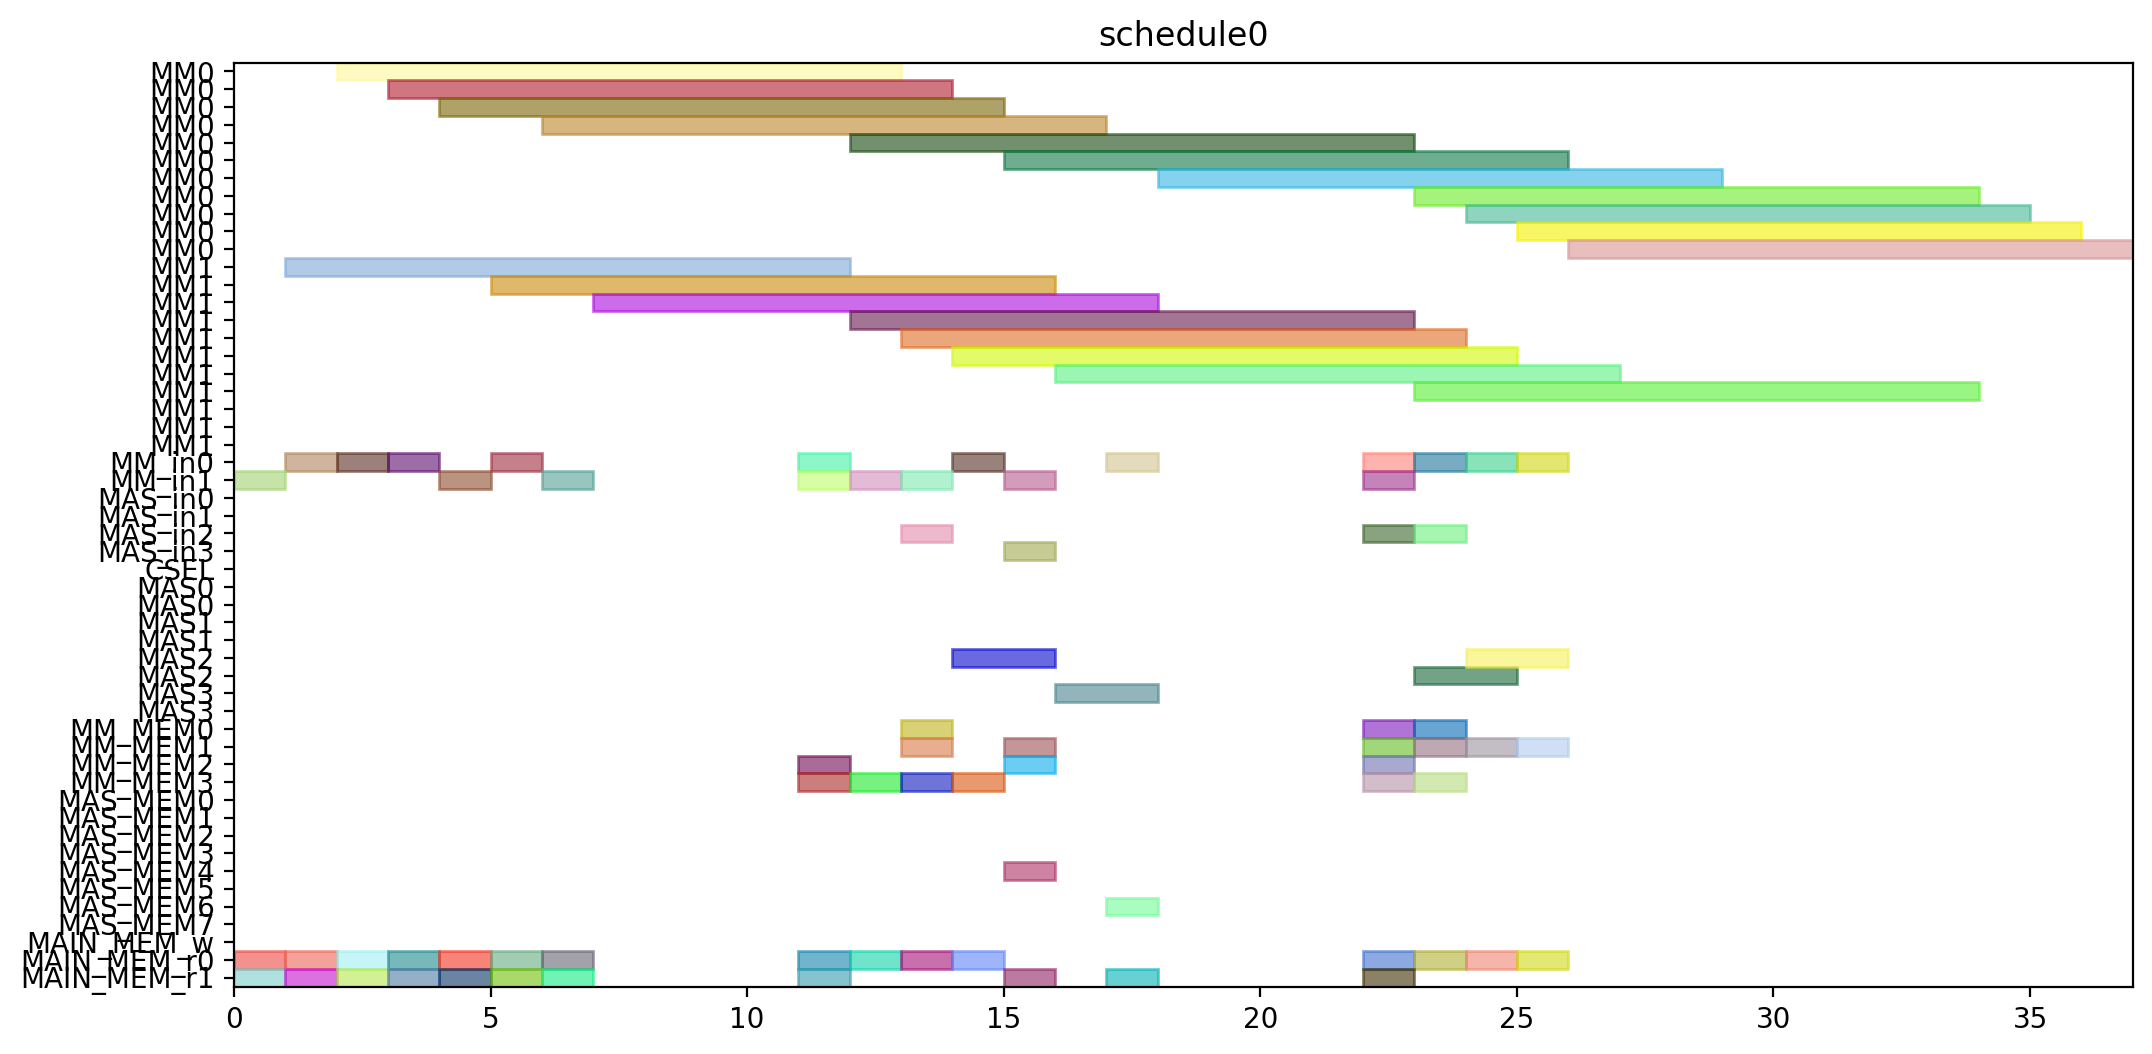

Generate this figure with Python:
from pyschedule import Scenario, solvers, plotters, alt


def solve():
	horizon = 120
	S = Scenario("schedule0", horizon=horizon)

	# resource
	MM = S.Resources('MM', num=2, size=11)
	MM_in = S.Resources('MM_in', num=2)
	MAS_in = S.Resources('MAS_in', num=4)
	CSEL = S.Resource('CSEL')
	MAS = S.Resources('MAS', num=4, size=2, periods=range(1, horizon))
	MM_MEM = S.Resources('MM_MEM', num=4)
	MAS_MEM = S.Resources('MAS_MEM', num=8)
	MAIN_MEM_w = S.Resource('MAIN_MEM_w', size=1)
	MAIN_MEM_r = S.Resources('MAIN_MEM_r', num=2)

	# result of previous scheduling

	# new tasks
	Z_exp2 = S.Task('Z_exp2', length=11, delay_cost=1)
	Z_exp2 += alt(MM)
	Z_exp2_in = S.Task('Z_exp2_in', length=1, delay_cost=1)
	Z_exp2_in += alt(MM_in)
	S += Z_exp2_in*MM_in[0]<=Z_exp2*MM[0]
	S += Z_exp2_in*MM_in[1]<=Z_exp2*MM[1]
	Z_exp2_mem0 = S.Task('Z_exp2_mem0', length=1, delay_cost=1)
	Z_exp2_mem0 += MAIN_MEM_r[0]
	S += Z_exp2_mem0 <= Z_exp2

	Z_exp2_mem1 = S.Task('Z_exp2_mem1', length=1, delay_cost=1)
	Z_exp2_mem1 += MAIN_MEM_r[1]
	S += Z_exp2_mem1 <= Z_exp2

	NX0 = S.Task('NX0', length=11, delay_cost=1)
	NX0 += alt(MM)
	NX0_in = S.Task('NX0_in', length=1, delay_cost=1)
	NX0_in += alt(MM_in)
	S += NX0_in*MM_in[0]<=NX0*MM[0]
	S += NX0_in*MM_in[1]<=NX0*MM[1]
	NX0_mem0 = S.Task('NX0_mem0', length=1, delay_cost=1)
	NX0_mem0 += MAIN_MEM_r[0]
	S += NX0_mem0 <= NX0

	NX0_mem1 = S.Task('NX0_mem1', length=1, delay_cost=1)
	NX0_mem1 += MAIN_MEM_r[1]
	S += NX0_mem1 <= NX0

	k0_10_Z1 = S.Task('k0_10_Z1', length=11, delay_cost=1)
	k0_10_Z1 += alt(MM)
	k0_10_Z1_in = S.Task('k0_10_Z1_in', length=1, delay_cost=1)
	k0_10_Z1_in += alt(MM_in)
	S += k0_10_Z1_in*MM_in[0]<=k0_10_Z1*MM[0]
	S += k0_10_Z1_in*MM_in[1]<=k0_10_Z1*MM[1]
	k0_10_Z1_mem0 = S.Task('k0_10_Z1_mem0', length=1, delay_cost=1)
	k0_10_Z1_mem0 += MAIN_MEM_r[0]
	S += k0_10_Z1_mem0 <= k0_10_Z1

	k0_10_Z1_mem1 = S.Task('k0_10_Z1_mem1', length=1, delay_cost=1)
	k0_10_Z1_mem1 += MAIN_MEM_r[1]
	S += k0_10_Z1_mem1 <= k0_10_Z1

	DX0 = S.Task('DX0', length=11, delay_cost=1)
	DX0 += alt(MM)
	DX0_in = S.Task('DX0_in', length=1, delay_cost=1)
	DX0_in += alt(MM_in)
	S += DX0_in*MM_in[0]<=DX0*MM[0]
	S += DX0_in*MM_in[1]<=DX0*MM[1]
	DX0_mem0 = S.Task('DX0_mem0', length=1, delay_cost=1)
	DX0_mem0 += MAIN_MEM_r[0]
	S += DX0_mem0 <= DX0

	DX0_mem1 = S.Task('DX0_mem1', length=1, delay_cost=1)
	DX0_mem1 += MAIN_MEM_r[1]
	S += DX0_mem1 <= DX0

	NY0 = S.Task('NY0', length=11, delay_cost=1)
	NY0 += alt(MM)
	NY0_in = S.Task('NY0_in', length=1, delay_cost=1)
	NY0_in += alt(MM_in)
	S += NY0_in*MM_in[0]<=NY0*MM[0]
	S += NY0_in*MM_in[1]<=NY0*MM[1]
	NY0_mem0 = S.Task('NY0_mem0', length=1, delay_cost=1)
	NY0_mem0 += MAIN_MEM_r[0]
	S += NY0_mem0 <= NY0

	NY0_mem1 = S.Task('NY0_mem1', length=1, delay_cost=1)
	NY0_mem1 += MAIN_MEM_r[1]
	S += NY0_mem1 <= NY0

	k2_14_Z1 = S.Task('k2_14_Z1', length=11, delay_cost=1)
	k2_14_Z1 += alt(MM)
	k2_14_Z1_in = S.Task('k2_14_Z1_in', length=1, delay_cost=1)
	k2_14_Z1_in += alt(MM_in)
	S += k2_14_Z1_in*MM_in[0]<=k2_14_Z1*MM[0]
	S += k2_14_Z1_in*MM_in[1]<=k2_14_Z1*MM[1]
	k2_14_Z1_mem0 = S.Task('k2_14_Z1_mem0', length=1, delay_cost=1)
	k2_14_Z1_mem0 += MAIN_MEM_r[0]
	S += k2_14_Z1_mem0 <= k2_14_Z1

	k2_14_Z1_mem1 = S.Task('k2_14_Z1_mem1', length=1, delay_cost=1)
	k2_14_Z1_mem1 += MAIN_MEM_r[1]
	S += k2_14_Z1_mem1 <= k2_14_Z1

	DY0 = S.Task('DY0', length=11, delay_cost=1)
	DY0 += alt(MM)
	DY0_in = S.Task('DY0_in', length=1, delay_cost=1)
	DY0_in += alt(MM_in)
	S += DY0_in*MM_in[0]<=DY0*MM[0]
	S += DY0_in*MM_in[1]<=DY0*MM[1]
	DY0_mem0 = S.Task('DY0_mem0', length=1, delay_cost=1)
	DY0_mem0 += MAIN_MEM_r[0]
	S += DY0_mem0 <= DY0

	DY0_mem1 = S.Task('DY0_mem1', length=1, delay_cost=1)
	DY0_mem1 += MAIN_MEM_r[1]
	S += DY0_mem1 <= DY0

	Z_exp3 = S.Task('Z_exp3', length=11, delay_cost=1)
	Z_exp3 += alt(MM)
	Z_exp3_in = S.Task('Z_exp3_in', length=1, delay_cost=1)
	Z_exp3_in += alt(MM_in)
	S += Z_exp3_in*MM_in[0]<=Z_exp3*MM[0]
	S += Z_exp3_in*MM_in[1]<=Z_exp3*MM[1]
	Z_exp3_mem0 = S.Task('Z_exp3_mem0', length=1, delay_cost=1)
	Z_exp3_mem0 += alt(MM_MEM)
	S += (Z_exp2*MM[0])-1 < Z_exp3_mem0*MM_MEM[0]
	S += (Z_exp2*MM[1])-1 < Z_exp3_mem0*MM_MEM[2]
	S += Z_exp3_mem0 <= Z_exp3

	Z_exp3_mem1 = S.Task('Z_exp3_mem1', length=1, delay_cost=1)
	Z_exp3_mem1 += MAIN_MEM_r[1]
	S += Z_exp3_mem1 <= Z_exp3

	NX1_ = S.Task('NX1_', length=2, delay_cost=1)
	NX1_ += alt(MAS)
	NX1__in = S.Task('NX1__in', length=1, delay_cost=1)
	NX1__in += alt(MAS_in)
	S += NX1__in*MAS_in[0]<=NX1_*MAS[0]

	S += NX1__in*MAS_in[1]<=NX1_*MAS[1]

	S += NX1__in*MAS_in[2]<=NX1_*MAS[2]

	S += NX1__in*MAS_in[3]<=NX1_*MAS[3]

	NX1__mem0 = S.Task('NX1__mem0', length=1, delay_cost=1)
	NX1__mem0 += alt(MM_MEM)
	S += (NX0*MM[0])-1 < NX1__mem0*MM_MEM[0]
	S += (NX0*MM[1])-1 < NX1__mem0*MM_MEM[2]
	S += NX1__mem0 <= NX1_

	NX1__mem1 = S.Task('NX1__mem1', length=1, delay_cost=1)
	NX1__mem1 += alt(MM_MEM)
	S += (k0_10_Z1*MM[0])-1 < NX1__mem1*MM_MEM[1]
	S += (k0_10_Z1*MM[1])-1 < NX1__mem1*MM_MEM[3]
	S += NX1__mem1 <= NX1_

	k0_9_Z2 = S.Task('k0_9_Z2', length=11, delay_cost=1)
	k0_9_Z2 += alt(MM)
	k0_9_Z2_in = S.Task('k0_9_Z2_in', length=1, delay_cost=1)
	k0_9_Z2_in += alt(MM_in)
	S += k0_9_Z2_in*MM_in[0]<=k0_9_Z2*MM[0]
	S += k0_9_Z2_in*MM_in[1]<=k0_9_Z2*MM[1]
	k0_9_Z2_mem0 = S.Task('k0_9_Z2_mem0', length=1, delay_cost=1)
	k0_9_Z2_mem0 += MAIN_MEM_r[0]
	S += k0_9_Z2_mem0 <= k0_9_Z2

	k0_9_Z2_mem1 = S.Task('k0_9_Z2_mem1', length=1, delay_cost=1)
	k0_9_Z2_mem1 += alt(MM_MEM)
	S += (Z_exp2*MM[0])-1 < k0_9_Z2_mem1*MM_MEM[1]
	S += (Z_exp2*MM[1])-1 < k0_9_Z2_mem1*MM_MEM[3]
	S += k0_9_Z2_mem1 <= k0_9_Z2

	k1_9_Z2 = S.Task('k1_9_Z2', length=11, delay_cost=1)
	k1_9_Z2 += alt(MM)
	k1_9_Z2_in = S.Task('k1_9_Z2_in', length=1, delay_cost=1)
	k1_9_Z2_in += alt(MM_in)
	S += k1_9_Z2_in*MM_in[0]<=k1_9_Z2*MM[0]
	S += k1_9_Z2_in*MM_in[1]<=k1_9_Z2*MM[1]
	k1_9_Z2_mem0 = S.Task('k1_9_Z2_mem0', length=1, delay_cost=1)
	k1_9_Z2_mem0 += MAIN_MEM_r[0]
	S += k1_9_Z2_mem0 <= k1_9_Z2

	k1_9_Z2_mem1 = S.Task('k1_9_Z2_mem1', length=1, delay_cost=1)
	k1_9_Z2_mem1 += alt(MM_MEM)
	S += (Z_exp2*MM[0])-1 < k1_9_Z2_mem1*MM_MEM[1]
	S += (Z_exp2*MM[1])-1 < k1_9_Z2_mem1*MM_MEM[3]
	S += k1_9_Z2_mem1 <= k1_9_Z2

	NY1_ = S.Task('NY1_', length=2, delay_cost=1)
	NY1_ += alt(MAS)
	NY1__in = S.Task('NY1__in', length=1, delay_cost=1)
	NY1__in += alt(MAS_in)
	S += NY1__in*MAS_in[0]<=NY1_*MAS[0]

	S += NY1__in*MAS_in[1]<=NY1_*MAS[1]

	S += NY1__in*MAS_in[2]<=NY1_*MAS[2]

	S += NY1__in*MAS_in[3]<=NY1_*MAS[3]

	NY1__mem0 = S.Task('NY1__mem0', length=1, delay_cost=1)
	NY1__mem0 += alt(MM_MEM)
	S += (NY0*MM[0])-1 < NY1__mem0*MM_MEM[0]
	S += (NY0*MM[1])-1 < NY1__mem0*MM_MEM[2]
	S += NY1__mem0 <= NY1_

	NY1__mem1 = S.Task('NY1__mem1', length=1, delay_cost=1)
	NY1__mem1 += alt(MM_MEM)
	S += (k2_14_Z1*MM[0])-1 < NY1__mem1*MM_MEM[1]
	S += (k2_14_Z1*MM[1])-1 < NY1__mem1*MM_MEM[3]
	S += NY1__mem1 <= NY1_

	k2_13_Z2 = S.Task('k2_13_Z2', length=11, delay_cost=1)
	k2_13_Z2 += alt(MM)
	k2_13_Z2_in = S.Task('k2_13_Z2_in', length=1, delay_cost=1)
	k2_13_Z2_in += alt(MM_in)
	S += k2_13_Z2_in*MM_in[0]<=k2_13_Z2*MM[0]
	S += k2_13_Z2_in*MM_in[1]<=k2_13_Z2*MM[1]
	k2_13_Z2_mem0 = S.Task('k2_13_Z2_mem0', length=1, delay_cost=1)
	k2_13_Z2_mem0 += MAIN_MEM_r[0]
	S += k2_13_Z2_mem0 <= k2_13_Z2

	k2_13_Z2_mem1 = S.Task('k2_13_Z2_mem1', length=1, delay_cost=1)
	k2_13_Z2_mem1 += alt(MM_MEM)
	S += (Z_exp2*MM[0])-1 < k2_13_Z2_mem1*MM_MEM[1]
	S += (Z_exp2*MM[1])-1 < k2_13_Z2_mem1*MM_MEM[3]
	S += k2_13_Z2_mem1 <= k2_13_Z2

	k3_14_Z2 = S.Task('k3_14_Z2', length=11, delay_cost=1)
	k3_14_Z2 += alt(MM)
	k3_14_Z2_in = S.Task('k3_14_Z2_in', length=1, delay_cost=1)
	k3_14_Z2_in += alt(MM_in)
	S += k3_14_Z2_in*MM_in[0]<=k3_14_Z2*MM[0]
	S += k3_14_Z2_in*MM_in[1]<=k3_14_Z2*MM[1]
	k3_14_Z2_mem0 = S.Task('k3_14_Z2_mem0', length=1, delay_cost=1)
	k3_14_Z2_mem0 += MAIN_MEM_r[0]
	S += k3_14_Z2_mem0 <= k3_14_Z2

	k3_14_Z2_mem1 = S.Task('k3_14_Z2_mem1', length=1, delay_cost=1)
	k3_14_Z2_mem1 += alt(MM_MEM)
	S += (Z_exp2*MM[0])-1 < k3_14_Z2_mem1*MM_MEM[1]
	S += (Z_exp2*MM[1])-1 < k3_14_Z2_mem1*MM_MEM[3]
	S += k3_14_Z2_mem1 <= k3_14_Z2

	Z_exp4 = S.Task('Z_exp4', length=11, delay_cost=1)
	Z_exp4 += alt(MM)
	Z_exp4_in = S.Task('Z_exp4_in', length=1, delay_cost=1)
	Z_exp4_in += alt(MM_in)
	S += Z_exp4_in*MM_in[0]<=Z_exp4*MM[0]
	S += Z_exp4_in*MM_in[1]<=Z_exp4*MM[1]
	Z_exp4_mem0 = S.Task('Z_exp4_mem0', length=1, delay_cost=1)
	Z_exp4_mem0 += alt(MM_MEM)
	S += (Z_exp3*MM[0])-1 < Z_exp4_mem0*MM_MEM[0]
	S += (Z_exp3*MM[1])-1 < Z_exp4_mem0*MM_MEM[2]
	S += Z_exp4_mem0 <= Z_exp4

	Z_exp4_mem1 = S.Task('Z_exp4_mem1', length=1, delay_cost=1)
	Z_exp4_mem1 += MAIN_MEM_r[1]
	S += Z_exp4_mem1 <= Z_exp4

	NX1 = S.Task('NX1', length=11, delay_cost=1)
	NX1 += alt(MM)
	NX1_in = S.Task('NX1_in', length=1, delay_cost=1)
	NX1_in += alt(MM_in)
	S += NX1_in*MM_in[0]<=NX1*MM[0]
	S += NX1_in*MM_in[1]<=NX1*MM[1]
	NX1_mem0 = S.Task('NX1_mem0', length=1, delay_cost=1)
	NX1_mem0 += alt(MAS_MEM)
	S += (NX1_*MAS[0])-1 < NX1_mem0*MAS_MEM[0]
	S += (NX1_*MAS[1])-1 < NX1_mem0*MAS_MEM[2]
	S += (NX1_*MAS[2])-1 < NX1_mem0*MAS_MEM[4]
	S += (NX1_*MAS[3])-1 < NX1_mem0*MAS_MEM[6]
	S += NX1_mem0 <= NX1

	NX1_mem1 = S.Task('NX1_mem1', length=1, delay_cost=1)
	NX1_mem1 += MAIN_MEM_r[1]
	S += NX1_mem1 <= NX1

	k0_8_Z3 = S.Task('k0_8_Z3', length=11, delay_cost=1)
	k0_8_Z3 += alt(MM)
	k0_8_Z3_in = S.Task('k0_8_Z3_in', length=1, delay_cost=1)
	k0_8_Z3_in += alt(MM_in)
	S += k0_8_Z3_in*MM_in[0]<=k0_8_Z3*MM[0]
	S += k0_8_Z3_in*MM_in[1]<=k0_8_Z3*MM[1]
	k0_8_Z3_mem0 = S.Task('k0_8_Z3_mem0', length=1, delay_cost=1)
	k0_8_Z3_mem0 += MAIN_MEM_r[0]
	S += k0_8_Z3_mem0 <= k0_8_Z3

	k0_8_Z3_mem1 = S.Task('k0_8_Z3_mem1', length=1, delay_cost=1)
	k0_8_Z3_mem1 += alt(MM_MEM)
	S += (Z_exp3*MM[0])-1 < k0_8_Z3_mem1*MM_MEM[1]
	S += (Z_exp3*MM[1])-1 < k0_8_Z3_mem1*MM_MEM[3]
	S += k0_8_Z3_mem1 <= k0_8_Z3

	DX1_ = S.Task('DX1_', length=2, delay_cost=1)
	DX1_ += alt(MAS)
	DX1__in = S.Task('DX1__in', length=1, delay_cost=1)
	DX1__in += alt(MAS_in)
	S += DX1__in*MAS_in[0]<=DX1_*MAS[0]

	S += DX1__in*MAS_in[1]<=DX1_*MAS[1]

	S += DX1__in*MAS_in[2]<=DX1_*MAS[2]

	S += DX1__in*MAS_in[3]<=DX1_*MAS[3]

	DX1__mem0 = S.Task('DX1__mem0', length=1, delay_cost=1)
	DX1__mem0 += alt(MM_MEM)
	S += (DX0*MM[0])-1 < DX1__mem0*MM_MEM[0]
	S += (DX0*MM[1])-1 < DX1__mem0*MM_MEM[2]
	S += DX1__mem0 <= DX1_

	DX1__mem1 = S.Task('DX1__mem1', length=1, delay_cost=1)
	DX1__mem1 += alt(MM_MEM)
	S += (k1_9_Z2*MM[0])-1 < DX1__mem1*MM_MEM[1]
	S += (k1_9_Z2*MM[1])-1 < DX1__mem1*MM_MEM[3]
	S += DX1__mem1 <= DX1_

	k1_8_Z3 = S.Task('k1_8_Z3', length=11, delay_cost=1)
	k1_8_Z3 += alt(MM)
	k1_8_Z3_in = S.Task('k1_8_Z3_in', length=1, delay_cost=1)
	k1_8_Z3_in += alt(MM_in)
	S += k1_8_Z3_in*MM_in[0]<=k1_8_Z3*MM[0]
	S += k1_8_Z3_in*MM_in[1]<=k1_8_Z3*MM[1]
	k1_8_Z3_mem0 = S.Task('k1_8_Z3_mem0', length=1, delay_cost=1)
	k1_8_Z3_mem0 += MAIN_MEM_r[0]
	S += k1_8_Z3_mem0 <= k1_8_Z3

	k1_8_Z3_mem1 = S.Task('k1_8_Z3_mem1', length=1, delay_cost=1)
	k1_8_Z3_mem1 += alt(MM_MEM)
	S += (Z_exp3*MM[0])-1 < k1_8_Z3_mem1*MM_MEM[1]
	S += (Z_exp3*MM[1])-1 < k1_8_Z3_mem1*MM_MEM[3]
	S += k1_8_Z3_mem1 <= k1_8_Z3

	NY1 = S.Task('NY1', length=11, delay_cost=1)
	NY1 += alt(MM)
	NY1_in = S.Task('NY1_in', length=1, delay_cost=1)
	NY1_in += alt(MM_in)
	S += NY1_in*MM_in[0]<=NY1*MM[0]
	S += NY1_in*MM_in[1]<=NY1*MM[1]
	NY1_mem0 = S.Task('NY1_mem0', length=1, delay_cost=1)
	NY1_mem0 += alt(MAS_MEM)
	S += (NY1_*MAS[0])-1 < NY1_mem0*MAS_MEM[0]
	S += (NY1_*MAS[1])-1 < NY1_mem0*MAS_MEM[2]
	S += (NY1_*MAS[2])-1 < NY1_mem0*MAS_MEM[4]
	S += (NY1_*MAS[3])-1 < NY1_mem0*MAS_MEM[6]
	S += NY1_mem0 <= NY1

	NY1_mem1 = S.Task('NY1_mem1', length=1, delay_cost=1)
	NY1_mem1 += MAIN_MEM_r[1]
	S += NY1_mem1 <= NY1

	k2_12_Z3 = S.Task('k2_12_Z3', length=11, delay_cost=1)
	k2_12_Z3 += alt(MM)
	k2_12_Z3_in = S.Task('k2_12_Z3_in', length=1, delay_cost=1)
	k2_12_Z3_in += alt(MM_in)
	S += k2_12_Z3_in*MM_in[0]<=k2_12_Z3*MM[0]
	S += k2_12_Z3_in*MM_in[1]<=k2_12_Z3*MM[1]
	k2_12_Z3_mem0 = S.Task('k2_12_Z3_mem0', length=1, delay_cost=1)
	k2_12_Z3_mem0 += MAIN_MEM_r[0]
	S += k2_12_Z3_mem0 <= k2_12_Z3

	k2_12_Z3_mem1 = S.Task('k2_12_Z3_mem1', length=1, delay_cost=1)
	k2_12_Z3_mem1 += alt(MM_MEM)
	S += (Z_exp3*MM[0])-1 < k2_12_Z3_mem1*MM_MEM[1]
	S += (Z_exp3*MM[1])-1 < k2_12_Z3_mem1*MM_MEM[3]
	S += k2_12_Z3_mem1 <= k2_12_Z3

	DY1_ = S.Task('DY1_', length=2, delay_cost=1)
	DY1_ += alt(MAS)
	DY1__in = S.Task('DY1__in', length=1, delay_cost=1)
	DY1__in += alt(MAS_in)
	S += DY1__in*MAS_in[0]<=DY1_*MAS[0]

	S += DY1__in*MAS_in[1]<=DY1_*MAS[1]

	S += DY1__in*MAS_in[2]<=DY1_*MAS[2]

	S += DY1__in*MAS_in[3]<=DY1_*MAS[3]

	DY1__mem0 = S.Task('DY1__mem0', length=1, delay_cost=1)
	DY1__mem0 += alt(MM_MEM)
	S += (DY0*MM[0])-1 < DY1__mem0*MM_MEM[0]
	S += (DY0*MM[1])-1 < DY1__mem0*MM_MEM[2]
	S += DY1__mem0 <= DY1_

	DY1__mem1 = S.Task('DY1__mem1', length=1, delay_cost=1)
	DY1__mem1 += alt(MM_MEM)
	S += (k3_14_Z2*MM[0])-1 < DY1__mem1*MM_MEM[1]
	S += (k3_14_Z2*MM[1])-1 < DY1__mem1*MM_MEM[3]
	S += DY1__mem1 <= DY1_

	k3_13_Z3 = S.Task('k3_13_Z3', length=11, delay_cost=1)
	k3_13_Z3 += alt(MM)
	k3_13_Z3_in = S.Task('k3_13_Z3_in', length=1, delay_cost=1)
	k3_13_Z3_in += alt(MM_in)
	S += k3_13_Z3_in*MM_in[0]<=k3_13_Z3*MM[0]
	S += k3_13_Z3_in*MM_in[1]<=k3_13_Z3*MM[1]
	k3_13_Z3_mem0 = S.Task('k3_13_Z3_mem0', length=1, delay_cost=1)
	k3_13_Z3_mem0 += MAIN_MEM_r[0]
	S += k3_13_Z3_mem0 <= k3_13_Z3

	k3_13_Z3_mem1 = S.Task('k3_13_Z3_mem1', length=1, delay_cost=1)
	k3_13_Z3_mem1 += alt(MM_MEM)
	S += (Z_exp3*MM[0])-1 < k3_13_Z3_mem1*MM_MEM[1]
	S += (Z_exp3*MM[1])-1 < k3_13_Z3_mem1*MM_MEM[3]
	S += k3_13_Z3_mem1 <= k3_13_Z3

	solvers.mip.solve(S,msg=1,kind='CPLEX',ratio_gap=1.01)

	solution = [['hoge']*len(S.solution()[1]) for i in range(len(S.solution()))]
	for i in range(len(S.solution())):
		for j in range(len(S.solution()[i])):
			solution[i][j]=str(S.solution()[i][j])
	print(solution)

	cycles = int(solution[-1][3])

	pic_file_name = "/mnt/rose/usr1/fukuda/ABE/multiRAM_multiMAS_16mux/scheduling_result/stage11MM2_stage2MAS4/ISOGENY/schedule0.png"
	if(S.solution() != []):
		plotters.matplotlib.plot(S,img_filename=pic_file_name, show_task_labels=False, fig_size=(cycles*0.25+3, 6))

	return solution
